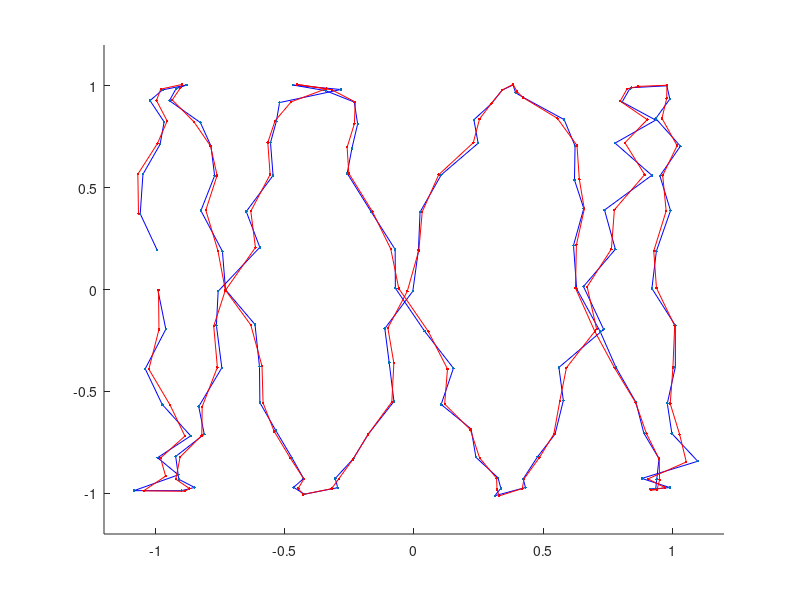

Here is the MATLAB script that generated this plot:
%% A small example of tracking using Kalman filtering

% Let's create an artificial trajectory in 2D
T = pi/16;
t = [pi/16:T:8*pi];
x = -cos(t/4);
y = sin(t);
% add observation noise
x = x + normrnd(0,0.05,size(x));
y = y + normrnd(0,0.01,size(x));


hold on, plot(x,y, 'b')
plot(x,y, '.')
axis(1.2*[-1 1 -1 1])


% Let's assume a model of movement where speed and acceleration are taken
% into account and expressed as follows:
% v[k] = (x[k]-x[k-1])/T; % first discrete derivative - speed
% a[k] = (v[k]-v[k-1])/T = (x([k]-2*x[k-1]+x[k-2])/T^2;  % second discrete derivative - acceleration
% x[k+1] = x[k] + T*v[k] + [T^2]/2 * a[k]
% For the y-coordinate, the expressions are the same.

% Transition matrix A, based on the above expressions
A = [5/2 -2 1/2; 1 0 0; 0 1 0];  
A = [A, zeros(size(A)); zeros(size(A)), A];

% The only available measurements are position-x and position-y
H = zeros(2, size(A,2));
H(1,1) = 1;
H(2,size(A,2)/2+1) = 1;

% Kalman filtering initialization
P = eye(size(A));
sigma_W = 0.01; % process noise cov, let's say it's isotropic
Rww = sigma_W*eye(size(A));
Rvv = [0.05 0;
       0 0.01]; % observation noise covariance
X = zeros(size(A,1),1);
X(1) = x(1);
X(size(A,1)/2+1) = y(1);
Predikcija = zeros(2, length(t));

% Filtering
for i=2:length(t)
    % Prediction equations
    X = A*X;
    P = A*P*A' + Rww;
    % Correction equations
    Z = [x(i); y(i)];
    K = P*H' * inv(H*P*H' + Rvv);
    X = X + K*(Z-H*X);
    P = (eye(size(A))-K*H)*P;
    %
    prediction(:,i) = H*X;
end

plot(prediction(1,2:end), prediction(2,2:end), 'r')
plot(prediction(1,2:end), prediction(2,2:end), '.r')
hold off